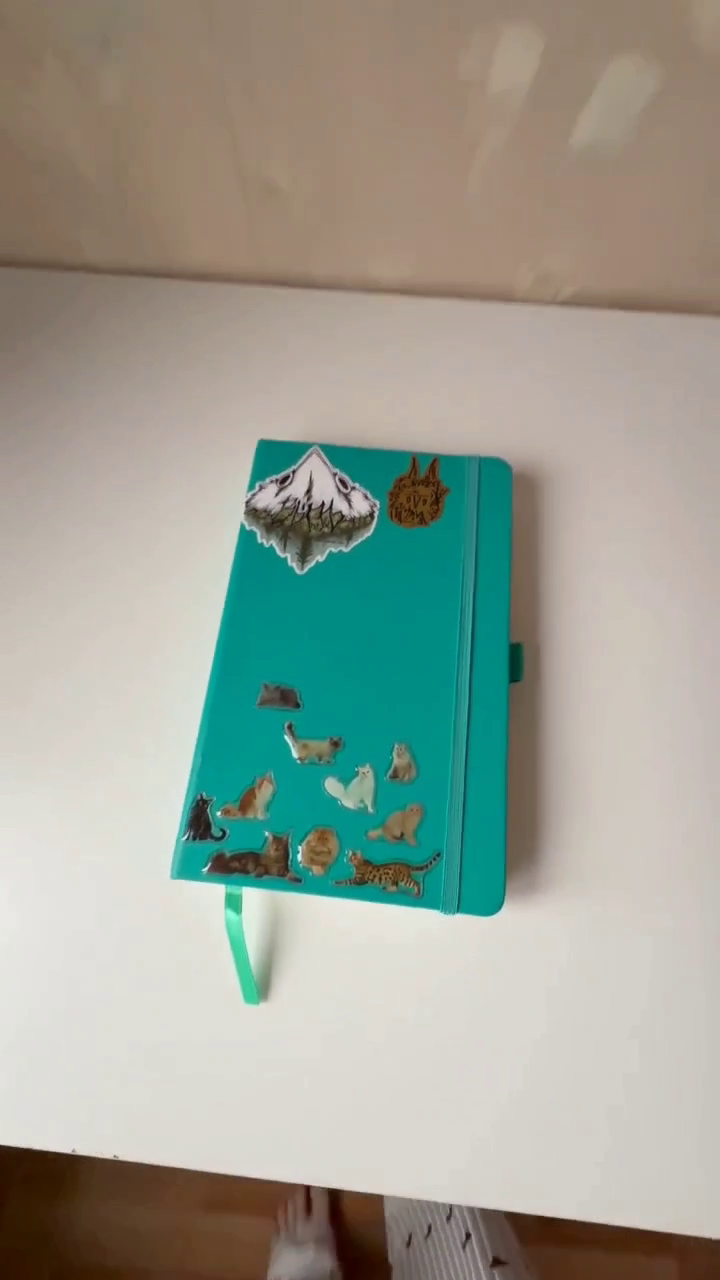
#> input picture frame 24 of LW2/videos/21288817724001.mp4, 720 x 1280 px, given in place of None, which was not available
$ python run_experiments.py
#> lines starting #> are read from the running program, lines starting #| are printed output that depends on the picture; after the words box and inside, x2 and y2 are one past the last pixel; in counts of white or black regions, pixels touching at a corner belong together; pictures that were not available may be replaced by others from this repository, and a replacement may not be noted
### LW2/run_tracking.py
"""Запуск трекинга:
python run_tracking.py вход.avi выход.mp4 [--detector sift|orb] [--no-flow] [--label Текст]
Первый кадр видео - эталон объекта. Рядом с выходным видео пишется csv с результатами по кадрам.
"""
import argparse
import csv
import sys
import time
from pathlib import Path

import cv2

from tracker import ObjectTracker, draw_box


def process(video_in, video_out, detector="sift", use_flow=True, label="Mona Lisa", csv_path=None):
    cap = cv2.VideoCapture(str(video_in))
    fps = cap.get(cv2.CAP_PROP_FPS)
    w, h = int(cap.get(3)), int(cap.get(4))
    ok, ref = cap.read()
    assert ok, "не удалось прочитать первый кадр"
    tracker = ObjectTracker(ref, detector, use_flow)
    writer = cv2.VideoWriter(str(video_out), cv2.VideoWriter_fourcc(*"mp4v"), fps, (w, h))
    rows, frame, idx = [], ref, 0
    while ok:
        t = time.perf_counter()
        corners, points, how = tracker.track(frame)
        dt = time.perf_counter() - t
        rows.append([idx, int(corners is not None), points, how or "", round(dt * 1000, 1)]
                    + (corners.flatten().round(1).tolist() if corners is not None else [""] * 8))
        if corners is not None:
            draw_box(frame, corners, label)
        writer.write(frame)
        idx += 1
        ok, frame = cap.read()
    cap.release()
    writer.release()
    if csv_path:
        with open(csv_path, "w", newline="") as f:
            wr = csv.writer(f)
            wr.writerow(["frame", "found", "points", "method", "ms",
                         "x0", "y0", "x1", "y1", "x2", "y2", "x3", "y3"])
            wr.writerows(rows)
    return rows


# [12 lines that do not run on import are left out]

### LW2/tracker.py
"""Трекинг плоского объекта на видео по ключевым точкам.

Эталон объекта - первый кадр видео. Алгоритм на каждом кадре:
  1. Если объект был найден на прошлом кадре, его точки переносятся на новый кадр
     оптическим потоком Лукаса-Канаде (быстро, устойчиво к размытию и малому размеру).
  2. Иначе (или если точек осталось мало) объект ищется заново: ключевые точки SIFT/ORB
     сопоставляются с точками эталона (kNN + тест отношения Лоу).
  3. По парам точек (эталон -> кадр) методом RANSAC оценивается гомография.
  4. Углы эталона переносятся гомографией - получаем рамку объекта.
"""
import cv2
import numpy as np


class ObjectTracker:
    def __init__(self, reference, detector="sift", use_flow=True, ratio=0.8,
                 min_inliers=10, min_flow_inliers=8, reliable_matches=25,
                 min_homography_pts=25):
        self.min_homography_pts = min_homography_pts
        self.use_flow = use_flow
        self.ratio = ratio
        self.min_inliers = min_inliers
        self.min_flow_inliers = min_flow_inliers
        self.reliable_matches = reliable_matches
        if detector == "sift":
            self.detector = cv2.SIFT_create()
            self.matcher = cv2.BFMatcher(cv2.NORM_L2)
        elif detector == "orb":
            self.detector = cv2.ORB_create(nfeatures=2000)
            self.matcher = cv2.BFMatcher(cv2.NORM_HAMMING)
        else:
            raise ValueError("detector must be 'sift' or 'orb'")
        gray = cv2.cvtColor(reference, cv2.COLOR_BGR2GRAY)
        self.ref_kp, self.ref_desc = self.detector.detectAndCompute(gray, None)
        h, w = gray.shape
        self.ref_corners = np.float32([[0, 0], [w, 0], [w, h], [0, h]]).reshape(-1, 1, 2)
        self.frame_area = None
        self.prev_gray = None
        self.ref_pts = None  # отслеживаемые точки в координатах эталона
        self.cur_pts = None  # те же точки в координатах текущего кадра

    def _make_box(self, ref_pts, cur_pts, thresh, force_homography=False):
        """Гомография по парам точек + проверка рамки. Возвращает (углы, маска инлайеров) или None."""
        if force_homography or len(ref_pts) >= self.min_homography_pts:
            H, mask = cv2.findHomography(ref_pts, cur_pts, cv2.RANSAC, thresh)
        else:
            A, mask = cv2.estimateAffinePartial2D(ref_pts, cur_pts, method=cv2.RANSAC,
                                                  ransacReprojThreshold=thresh)
            H = None if A is None else np.vstack([A, [0, 0, 1]])
        if H is None:
            return None
        corners = cv2.perspectiveTransform(self.ref_corners, H)
        area = cv2.contourArea(corners.astype(np.float32))
        if not cv2.isContourConvex(corners.astype(np.float32)) or not 20 < area < self.frame_area:
            return None
        return corners.reshape(4, 2), mask.ravel().astype(bool)

    def _detect(self, gray):
        kp, desc = self.detector.detectAndCompute(gray, None)
        if desc is None or len(kp) < 2:
            return None
        pairs = self.matcher.knnMatch(self.ref_desc, desc, k=2)
        good = [p[0] for p in pairs if len(p) == 2 and p[0].distance < self.ratio * p[1].distance]
        if len(good) < self.min_inliers:
            return None
        ref_pts = np.float32([self.ref_kp[m.queryIdx].pt for m in good]).reshape(-1, 1, 2)
        cur_pts = np.float32([kp[m.trainIdx].pt for m in good]).reshape(-1, 1, 2)
        res = self._make_box(ref_pts, cur_pts, 5.0, force_homography=True)
        if res is None or res[1].sum() < self.min_inliers:
            return None
        corners, inl = res
        return corners, ref_pts[inl], cur_pts[inl]

    def _flow(self, gray):
        new, st1, _ = cv2.calcOpticalFlowPyrLK(self.prev_gray, gray, self.cur_pts, None,
                                               winSize=(21, 21), maxLevel=3)
        back, st2, _ = cv2.calcOpticalFlowPyrLK(gray, self.prev_gray, new, None,
                                                winSize=(21, 21), maxLevel=3)
        fb_err = np.linalg.norm((back - self.cur_pts).reshape(-1, 2), axis=1)
        ok = (st1.ravel() == 1) & (st2.ravel() == 1) & (fb_err < 1.0)
        if ok.sum() < self.min_flow_inliers:
            return None
        ref_pts, cur_pts = self.ref_pts[ok], new[ok]
        res = self._make_box(ref_pts, cur_pts, 3.0)
        if res is None or res[1].sum() < self.min_flow_inliers:
            return None
        corners, inl = res
        return corners, ref_pts[inl], cur_pts[inl]

    def track(self, frame):
        """Возвращает (углы рамки 4x2 или None, число используемых точек, способ: 'flow'/'detect'/None)."""
        gray = cv2.cvtColor(frame, cv2.COLOR_BGR2GRAY)
        if self.frame_area is None:
            self.frame_area = 4.0 * gray.shape[0] * gray.shape[1]
        det = self._detect(gray)
        flow = self._flow(gray) if self.use_flow and self.cur_pts is not None else None
        if det is not None and (flow is None or len(det[1]) >= self.reliable_matches):
            result, how = det, "detect"
        elif flow is not None:
            result, how = flow, "flow"
        else:
            result, how = None, None
        self.prev_gray = gray
        if result is None:
            self.ref_pts = self.cur_pts = None
            return None, 0, None
        corners, self.ref_pts, self.cur_pts = result
        return corners, len(self.ref_pts), how


def draw_box(frame, corners, label):
    cv2.polylines(frame, [corners.astype(np.int32)], True, (0, 255, 0), 3)
    x, y = corners[corners[:, 1].argmin()].astype(int)
    cv2.putText(frame, label, (x, max(y - 8, 20)), cv2.FONT_HERSHEY_SIMPLEX, 0.8, (0, 0, 0), 4)
    cv2.putText(frame, label, (x, max(y - 8, 20)), cv2.FONT_HERSHEY_SIMPLEX, 0.8, (0, 255, 0), 2)
    return frame

### LW2/run_experiments.py
"""Эксперименты ЛР2: прогон всех видео и конфигураций, сводная таблица, графики, контрольные кадры."""
import sys
from pathlib import Path

import cv2
import matplotlib
import numpy as np

matplotlib.use("Agg")
import matplotlib.pyplot as plt

from run_tracking import process

ROOT = Path(__file__).parent
OUT = ROOT / "results"
OUT.mkdir(exist_ok=True)

VIDEOS = ["mona-lisa", "mona-lisa-blur", "mona-lisa-blur-extra-credit"]
if (ROOT / "videos" / "my_video.mp4").exists():
    VIDEOS.append("my_video")

CONFIGS = {  # имя: (детектор, использовать поток)
    "sift_flow": ("sift", True),
    "sift_detect": ("sift", False),
    "orb_flow": ("orb", True),
    "orb_detect": ("orb", False),
}


def find_video(name):
    for ext in (".avi", ".mp4"):
        if (ROOT / "videos" / (name + ext)).exists():
            return ROOT / "videos" / (name + ext)


# [24 lines left out: functions contact_sheet, sample_vs_mine, not called in this run]


def main():
    sys.stdout.reconfigure(encoding="utf-8")
    table = ["| Видео | Конфигурация | Найден, кадров | Доля | Среднее время, мс/кадр |", "|---|---|---|---|---|"]
    timelines = {}
    for v in VIDEOS:
        for cfg, (det, flow) in CONFIGS.items():
            main_cfg = cfg == "sift_flow"
            out = OUT / f"{v}_{cfg}.mp4"
            rows = process(find_video(v), out, det, flow, "Mona Lisa" if v != "my_video" else "Object",
                           OUT / f"{v}_{cfg}.csv")
#> in process, ref is the input picture: shape (1280, 720, 3); mean B, G, R 148.8, 160.2, 154.9
#> in __init__, `gray = cv2.cvtColor(reference, cv2.COLOR_BGR2GRAY)`:
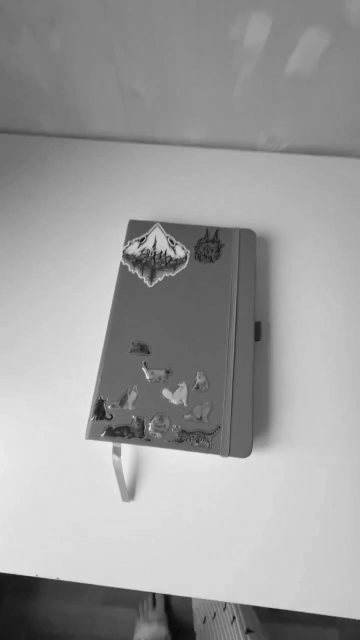
#> gray: shape (1280, 720) (shown at 1/2 size); min 10, max 241, mean 157.4
#> in __init__, `self.ref_kp, self.ref_desc = self.detector.detectAndCompute(gray, None)`: self.ref_kp = 639 keypoints; strongest (x, y, size): (323, 503, 2.6), (309, 491, 4.1), (294, 472, 2.7), (218, 813, 2.8)
#> in process, `rows, frame, idx = [], ref, 0`: rows = []; idx = 0
#> in _detect, `kp, desc = self.detector.detectAndCompute(gray, None)`: kp has the same summary as self.ref_kp in __init__
#> in _detect, `pairs = self.matcher.knnMatch(self.ref_desc, desc, k=2)`: pairs = 639 matches
#> in _detect, `ref_pts = np.float32([self.ref_kp[m.queryIdx].pt for m in good]).resha..`: ref_pts = 639 rows, first 8: [72.16, 1155.3], [82.73, 1149.7], [168.4, 872.4], [172.1, 868.7], [173.1, 876.8], [173.1, 876.8], [173.4, 842], [175, 852.5]
#> in _detect, `cur_pts = np.float32([kp[m.trainIdx].pt for m in good]).reshape(-1, 1,..`: cur_pts has the same summary as ref_pts
#> in _make_box, `H, mask = cv2.findHomography(ref_pts, cur_pts, cv2.RANSAC, thresh)`: H = [[1, 5.67e-17, 1.35e-13], [-2.19e-15, 1, 3.14e-13], [-2.97e-18, 3.36e-19, 1]]; mask = 639 values from 1 to 1
#> in _make_box, `corners = cv2.perspectiveTransform(self.ref_corners, H)`: corners = [[1.35e-13, 3.14e-13], [720, -1.26e-12], [720, 1280], [2.07e-13, 1280]]
#> in _make_box, `area = cv2.contourArea(corners.astype(np.float32))`: area = 921600
#> in track, `result, how = det, "detect"`: how = 'detect'
#> in track, `corners, self.ref_pts, self.cur_pts = result`: self.ref_pts has the same summary as ref_pts in _detect; self.cur_pts has the same summary as ref_pts in _detect
#> in process, `corners, points, how = tracker.track(frame)`: points = 639; how = 'detect'
#> in draw_box, `cv2.polylines(frame, [corners.astype(np.int32)], True, (0, 255, 0), 3)`:
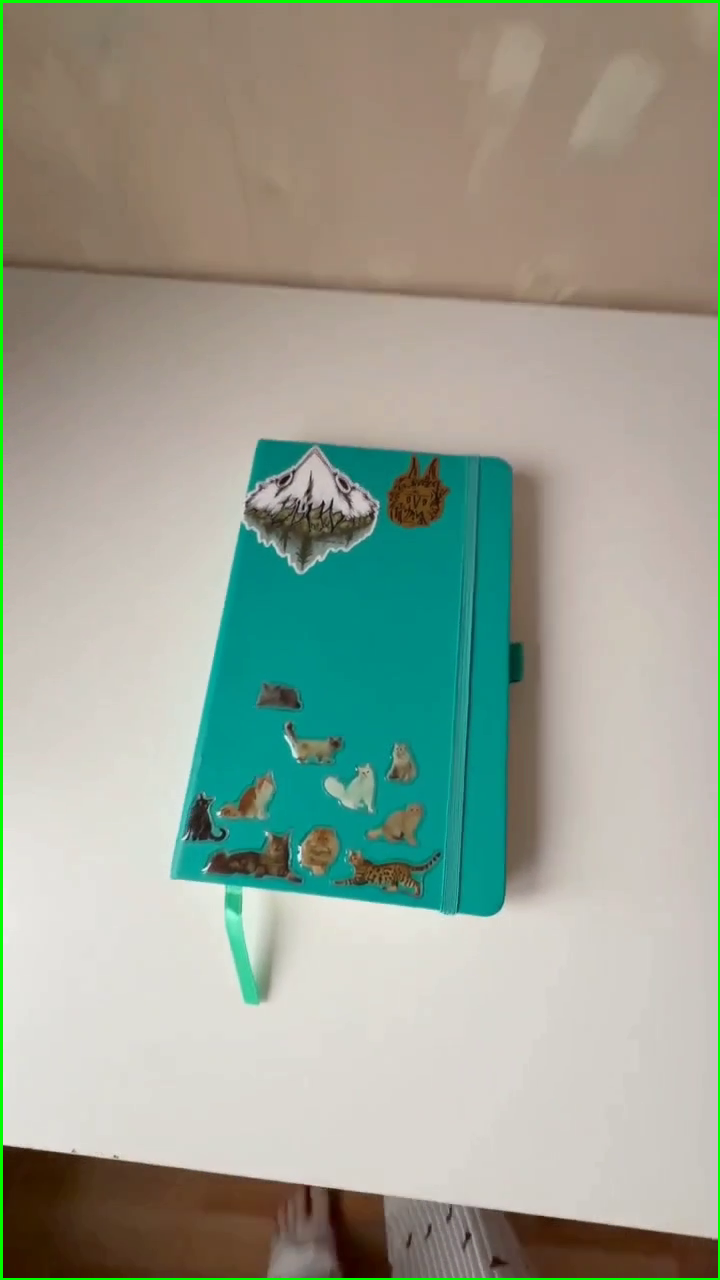
#> frame: shape (1280, 720, 3); 1.08% of pixels changed, all inside (x1, y1, x2, y2) = (0, 0, 720, 1280)
#> in draw_box, `x, y = corners[corners[:, 1].argmin()].astype(int)`: x = 720; y = 0
#> in process, `idx += 1`: idx = 1
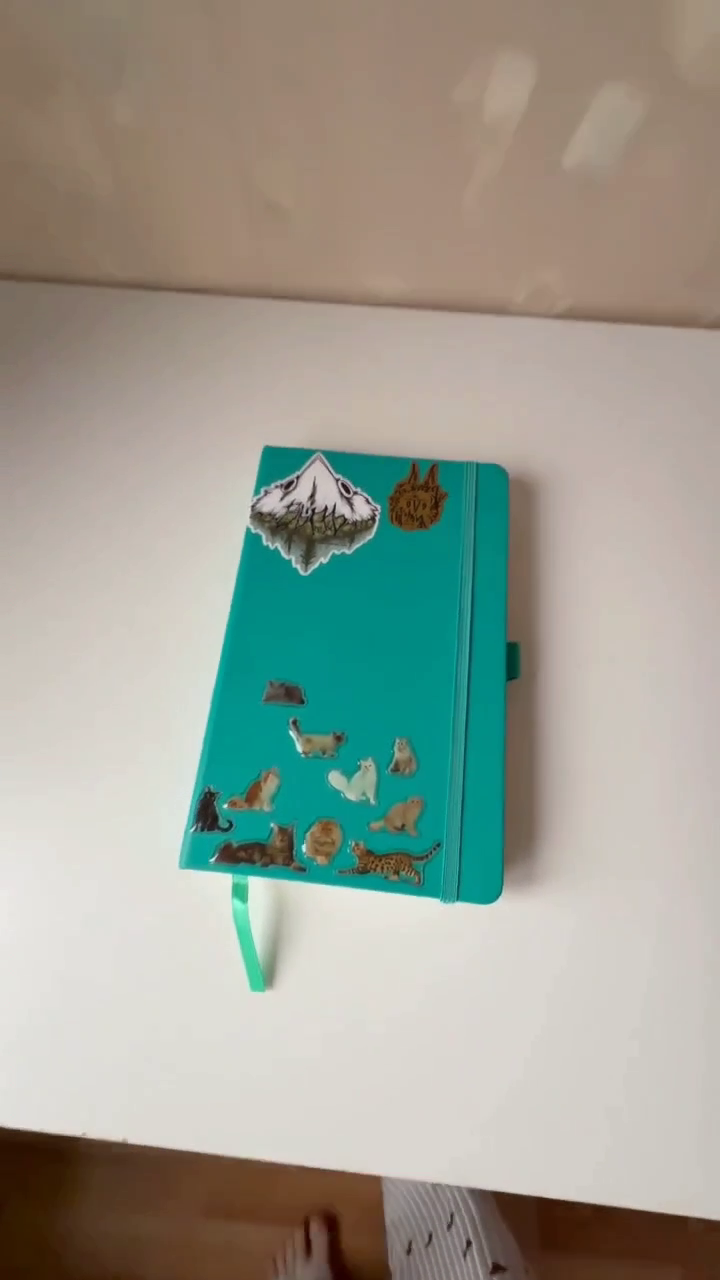
#> input picture frame 25 of LW2/videos/21288817724001.mp4, 720 x 1280 px, given in place of None, which was not available
#> in process, frame is the input picture: shape (1280, 720, 3); mean B, G, R 147.4, 158.8, 155.6
            found = np.array([r[1] for r in rows])
            ms = np.mean([r[4] for r in rows])
            timelines[(v, cfg)] = found
            table.append(f"| {v} | {cfg} | {found.sum()} / {len(found)} | {found.mean() * 100:.1f}% | {ms:.1f} |")
            print(table[-1], flush=True)
            if main_cfg:
                contact_sheet(out, OUT / f"{v}_sheet.png")
            else:
                out.unlink()  # в репозитории оставляем видео только основной конфигурации
    sample_vs_mine(OUT / "sample_vs_mine.png")
    (OUT / "summary.md").write_text("\n".join(table), encoding="utf-8")

    fig, axes = plt.subplots(len(VIDEOS), 1, figsize=(10, 2.2 * len(VIDEOS)), sharex=True)
    for ax, v in zip(np.atleast_1d(axes), VIDEOS):
        for k, cfg in enumerate(CONFIGS):
            f = timelines[(v, cfg)]
            ax.fill_between(range(len(f)), k, k + 0.8 * f, step="mid", label=cfg)
        ax.set_yticks([k + 0.4 for k in range(len(CONFIGS))])
        ax.set_yticklabels(list(CONFIGS), fontsize=7)
        ax.set_title(v, fontsize=9)
    axes[-1].set_xlabel("номер кадра (закрашено - объект найден)")
    plt.tight_layout()
    plt.savefig(OUT / "timeline.png", dpi=110)


if __name__ == "__main__":
    main()

$ run again, starting later in the video
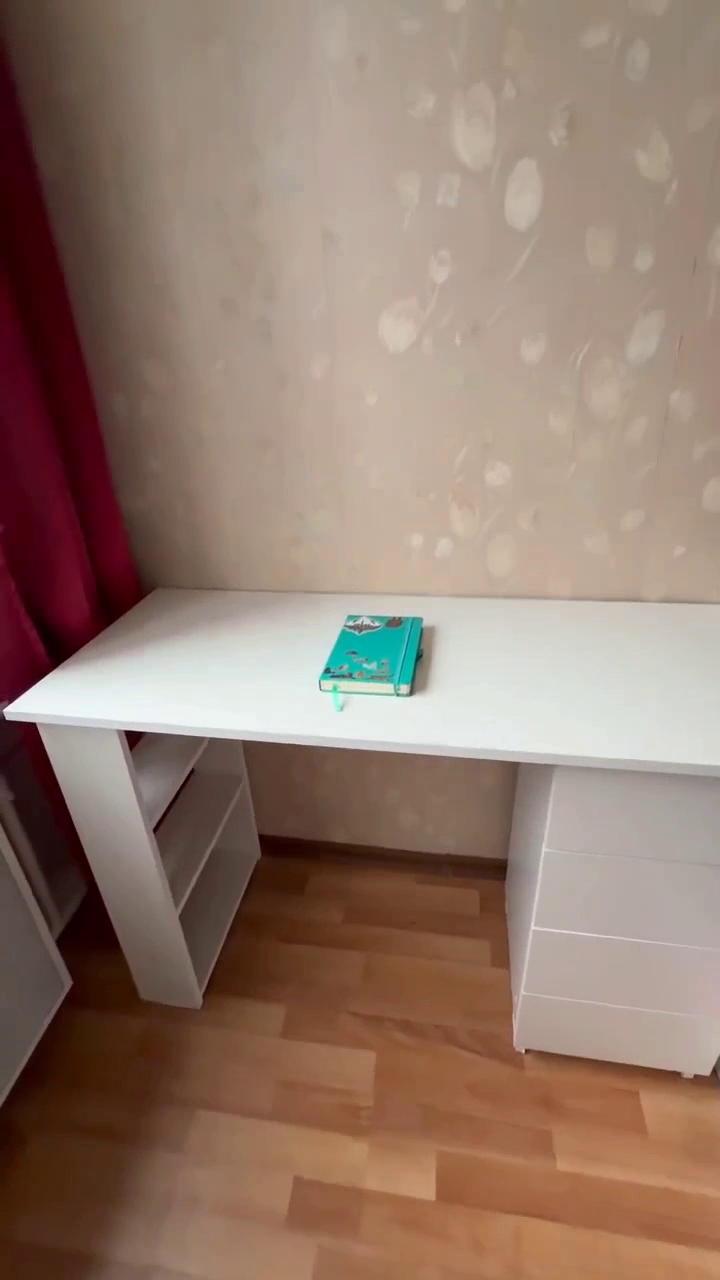
#> input picture frame 108 of LW2/videos/21288817724001.mp4, 720 x 1280 px, given in place of None, which was not available
#> in process, ref is the input picture: shape (1280, 720, 3); mean B, G, R 109.1, 123.1, 147.4
#> in __init__, `gray = cv2.cvtColor(reference, cv2.COLOR_BGR2GRAY)`:
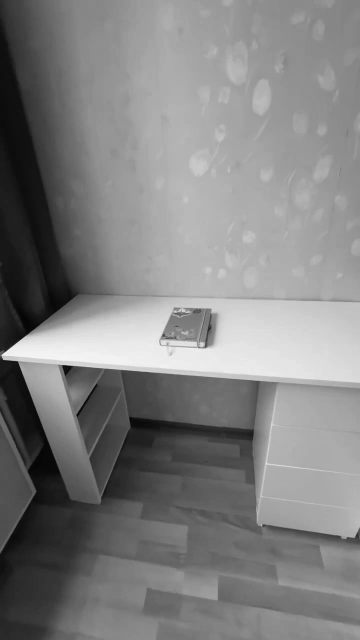
#> gray: shape (1280, 720) (shown at 1/2 size); min 4, max 248, mean 128.7
#> self.ref_kp = 220 keypoints; strongest (x, y, size): (25, 707, 20.1), (133, 739, 14.2), (32, 705, 24.7), (134, 739, 14.8)
#> in process, `rows, frame, idx = [], ref, 0`: rows = []; idx = 0
#> kp has the same summary as self.ref_kp in __init__
#> pairs = 220 matches
#> ref_pts = 220 rows, first 8: [11.03, 699.6], [16.72, 863.4], [23.54, 719.9], [25.09, 706.9], [25.09, 706.9], [25.35, 882.3], [27.67, 1063.5], [28.09, 732.5]
#> cur_pts has the same summary as ref_pts
#> H = [[1, -3.46e-16, 1.5e-13], [3.68e-15, 1, 8.45e-13], [4.2e-18, -2.47e-18, 1]]; mask = 220 values from 1 to 1
#> in _make_box, `corners = cv2.perspectiveTransform(self.ref_corners, H)`: corners = [[1.5e-13, 8.45e-13], [720, 3.5e-12], [720, 1280], [-2.93e-13, 1280]]
#> area = 921600
#> in track, `result, how = det, "detect"`: how = 'detect'
#> in track, `corners, self.ref_pts, self.cur_pts = result`: self.ref_pts has the same summary as ref_pts in _detect; self.cur_pts has the same summary as ref_pts in _detect
#> in process, `corners, points, how = tracker.track(frame)`: points = 220; how = 'detect'
#> x = 0
#> in draw_box, `cv2.putText(frame, label, (x, max(y - 8, 20)), cv2.FONT_HERSHEY_SIMPLE..`:
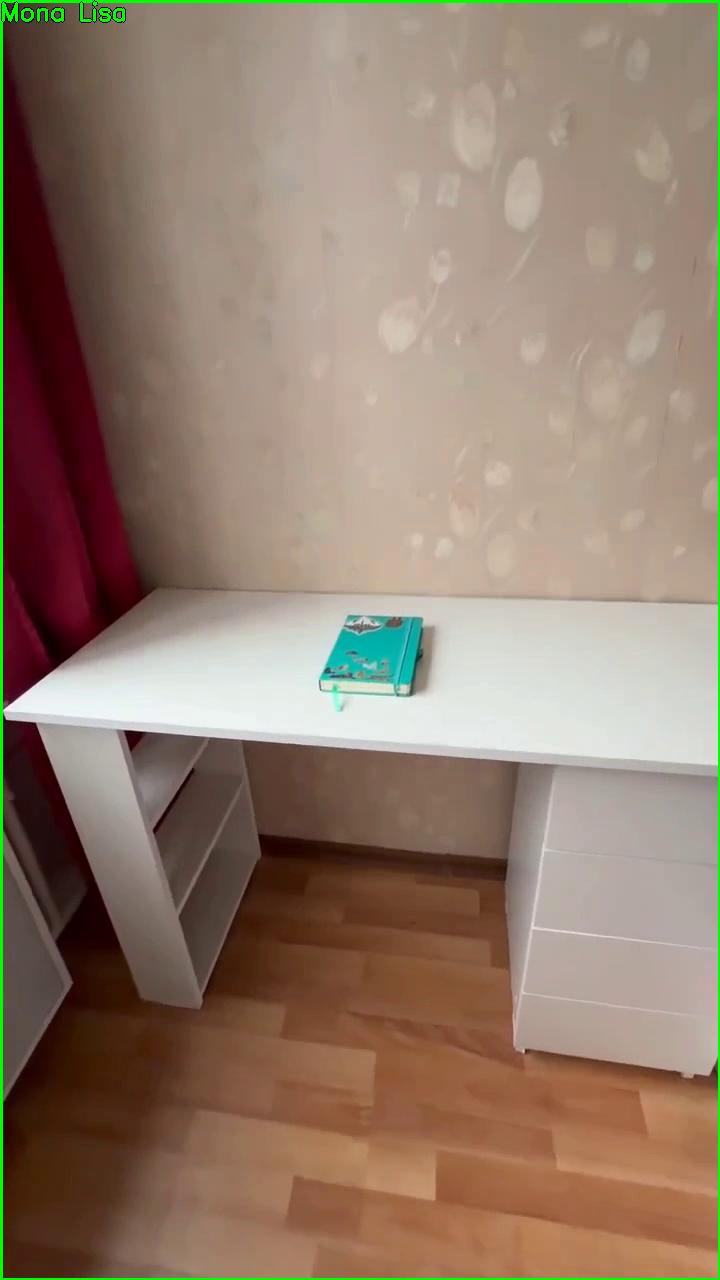
#> frame: shape (1280, 720, 3); mean B, G, R 108.1, 124.9, 145.9
#> in process, `idx += 1`: idx = 1
